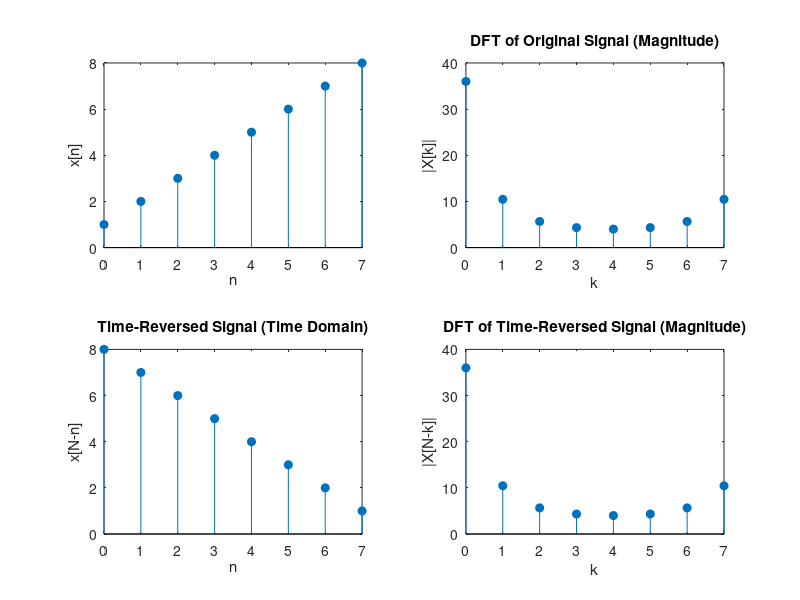

Here is the MATLAB script that generated this plot:
x=[1,2,3,4,5,6,7,8];
N=length(x);
X=fft(x);
x_reversed=fliplr(x);
X_reversed=fft(x_reversed);
figure;
subplot(2,2,1);
stem(0:N-1,x,"filled");
xlabel('n');
ylabel('x[n]');
subplot(2, 2, 2);
stem(0:N-1, abs(X), 'filled');
title('DFT of Original Signal (Magnitude)');
xlabel('k');
ylabel('|X[k]|');
subplot(2, 2, 3);
stem(0:N-1, x_reversed, 'filled');
title('Time-Reversed Signal (Time Domain)');
xlabel('n');
ylabel('x[N-n]');
subplot(2, 2, 4);
stem(0:N-1, abs(X_reversed), 'filled');
title('DFT of Time-Reversed Signal (Magnitude)');
xlabel('k');
ylabel('|X[N-k]|');